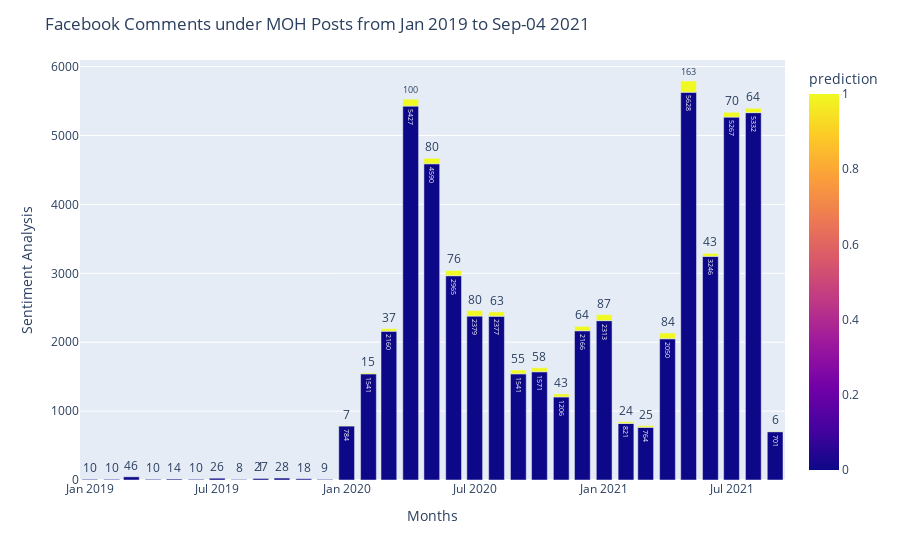

Source (notebook cell):
### Code cell
import plotly.express as px
fig = px.bar(sentiment_mth, x='monthyear', 
                        y='counts', color = 'prediction', barmode = 'group',
                        text="counts")
fig.update_layout({"title": 'Facebook Comments under MOH Posts from Jan 2019 to Sep-04 2021',
                   "xaxis": {"title":"Months"},
                   "yaxis": {"title":"Sentiment Analysis"}})
fig.update_traces(textposition='auto')

fig.show()

### Figure 1 — Plotly figure (JSON) as saved in the notebook; plotly's stock layout.template omitted (floating-point values rounded to 4 significant figures)
{"data": [{"alignmentgroup": "True", "hovertemplate": "monthyear=%{x}<br>counts=%{text}<br>prediction=%{marker.color}<extra></extra>", "legendgroup": "", "marker": {"color": [0, 0, 0, 0, 0, 0, 0, 0, 0, 1, 0, 0, 0, 0, 1, 0, 1, 0, 1, 0, 1, 0, 1, 0, 1, 0, 1, 0, 1, 0, 1, 0, 1, 0, 1, 0, 1, 0, 1, 0, 1, 0, 1, 0, 1, 0, 1, 0, 1, 0, 1, 0, 1, 0, 1], "coloraxis": "coloraxis"}, "name": "", "offsetgroup": "", "orientation": "v", "showlegend": false, "text": [10, 10, 46, 10, 14, 10, 26, 8, 27, 1, 28, 18, 9, 784, 7, 1541, 15, 2160, 37, 5427, 100, 4590, 80, 2965, 76, 2379, 80, 2377, 63, 1541, 55, 1571, 58, 1206, 43, 2166, 64, 2313, 87, 821, 24, 764, 25, 2050, 84, 5628, 163, 3246, 43, 5267, 70, 5332, 64, 701, 6], "textposition": "auto", "type": "bar", "x": ["2019-01", "2019-02", "2019-03", "2019-04", "2019-05", "2019-06", "2019-07", "2019-08", "2019-09", "2019-09", "2019-10", "2019-11", "2019-12", "2020-01", "2020-01", "2020-02", "2020-02", "2020-03", "2020-03", "2020-04", "2020-04", "2020-05", "2020-05", "2020-06", "2020-06", "2020-07", "2020-07", "2020-08", "2020-08", "2020-09", "2020-09", "2020-10", "2020-10", "2020-11", "2020-11", "2020-12", "2020-12", "2021-01", "2021-01", "2021-02", "2021-02", "2021-03", "2021-03", "2021-04", "2021-04", "2021-05", "2021-05", "2021-06", "2021-06", "2021-07", "2021-07", "2021-08", "2021-08", "2021-09", "2021-09"], "xaxis": "x", "y": [10, 10, 46, 10, 14, 10, 26, 8, 27, 1, 28, 18, 9, 784, 7, 1541, 15, 2160, 37, 5427, 100, 4590, 80, 2965, 76, 2379, 80, 2377, 63, 1541, 55, 1571, 58, 1206, 43, 2166, 64, 2313, 87, 821, 24, 764, 25, 2050, 84, 5628, 163, 3246, 43, 5267, 70, 5332, 64, 701, 6], "yaxis": "y"}], "layout": {"barmode": "group", "coloraxis": {"colorbar": {"title": {"text": "prediction"}}, "colorscale": [[0, "#0d0887"], [0.1111, "#46039f"], [0.2222, "#7201a8"], [0.3333, "#9c179e"], [0.4444, "#bd3786"], [0.5556, "#d8576b"], [0.6667, "#ed7953"], [0.7778, "#fb9f3a"], [0.8889, "#fdca26"], [1, "#f0f921"]]}, "legend": {"tracegroupgap": 0}, "margin": {"t": 60}, "title": {"text": "Facebook Comments under MOH Posts from Jan 2019 to Sep-04 2021"}, "xaxis": {"anchor": "y", "domain": [0, 1], "title": {"text": "Months"}}, "yaxis": {"anchor": "x", "domain": [0, 1], "title": {"text": "Sentiment Analysis"}}}}
